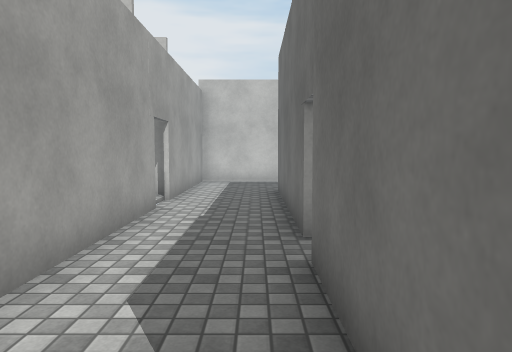
View 1 (above)

13 first-person views from a walk through a Unity game level. The camera is 1.4 m above the floor, tilts 4° down and sees 70° across. Doors are open. The floor is counted in squares, 1 m on a side. Each view is taken from the middle of a square. On the plan, view 1 faces up. The plan holds only what a view shows up to about 16 squares ahead; the rest is blank. The place goes on beyond the plan. The player character is not drawn. Some surface patterns are stand-ins.

View 2
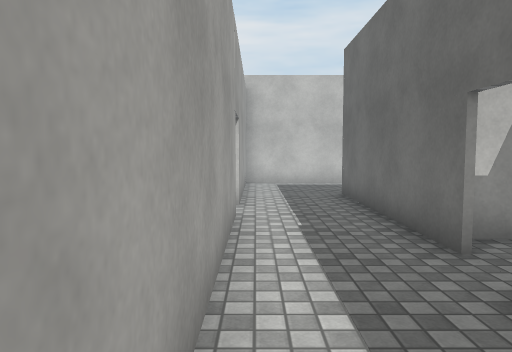

View 3
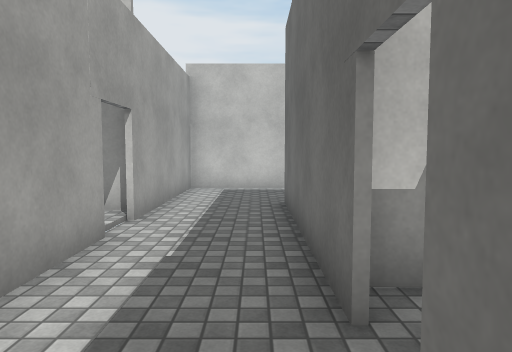

View 4
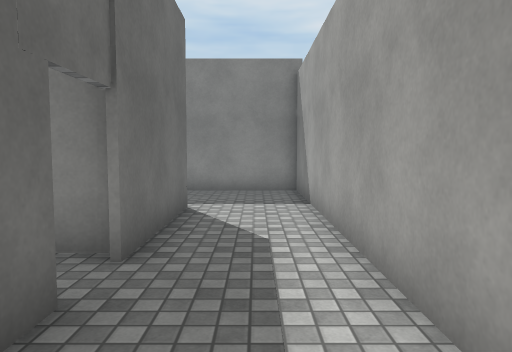

View 5
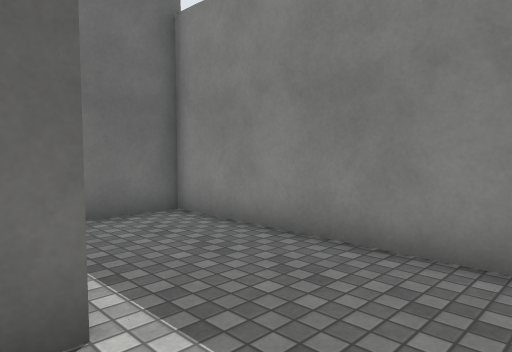

View 6
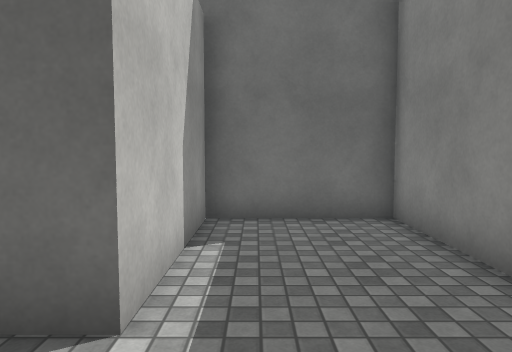

View 7
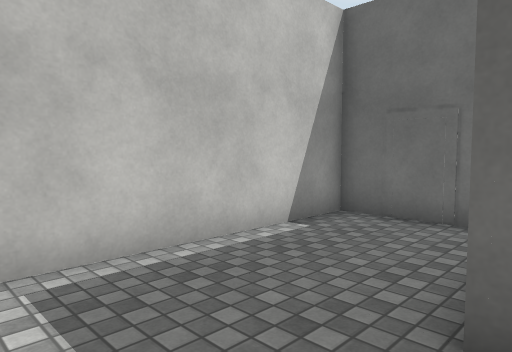

View 8
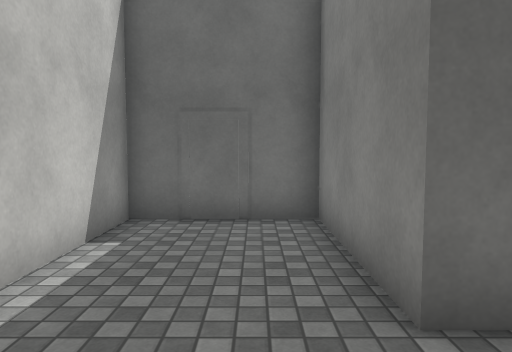

View 9
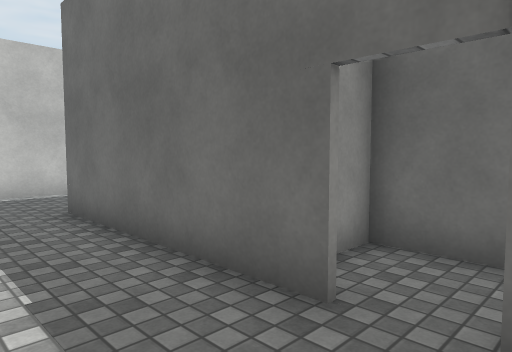

View 10
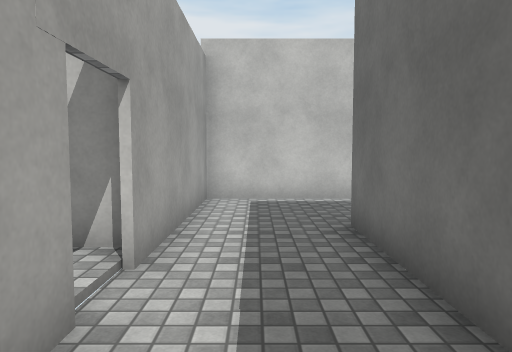

View 11
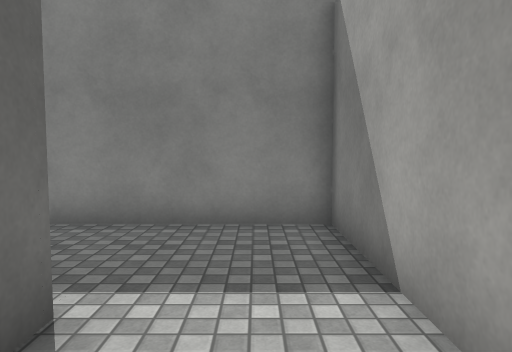

View 12
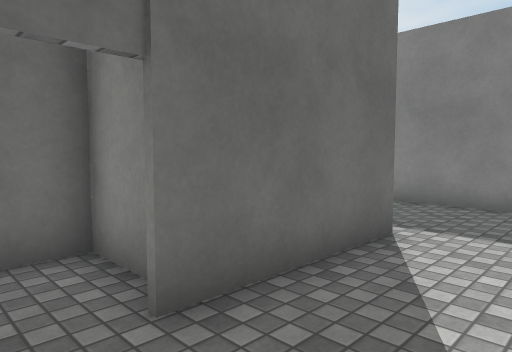

View 13
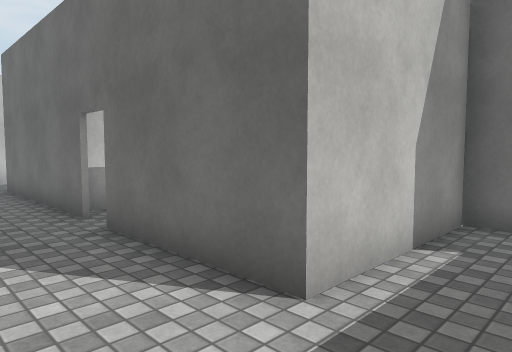

### Floor plan
Ten units are one square. View 1 is at (0, 0); x grows to the right and y downward. Boxes are objects, and circles mark ways between rooms. Rooms are numbered by the first view taken in them; rooms with no view inside come last. Other rooms are left out.
<svg viewBox="-30 -171 89 214">
<path fill="none" stroke="#000" d="M7 -58 7 -75M-24 -74 -24 38 54 38 54 0 7 0 7 -45M-24 -89 -24 -74M7 -75 7 -127 54 -127 54 -166 -24 -166 -24 -101M9 -41 31 -41 31 -67 11 -67"/>
<circle cx="-10" cy="-80" r="3" fill="#2a7"/>
<circle cx="10" cy="-55" r="3" fill="#2a7"/>
<text x="0" y="-10">1</text>
<text x="0" y="-130">2</text>
<text x="20" y="-60">3</text>
</svg>
Room 1 opens to room 2. Room 1 opens to room 3.

Where each view was taken, in squares from view 1:
view 1: 0 up, 0 right, facing up
view 2: 1 up, 2 left, facing up
view 3: 3 up, 0 right, facing up
view 4: 9 up, 1 left, facing down
view 5: 1 up, 2 left, facing down-right
view 6: 1 down, 2 left, facing right
view 7: 12 up, 2 left, facing up-right
view 8: 14 up, 2 left, facing right
view 9: 4 up, 2 left, facing up-right
view 10: 6 up, 1 left, facing up
view 11: 3 up, 1 left, facing down
view 12: 6 up, 2 left, facing down-right
view 13: 2 down, 2 left, facing up-right
